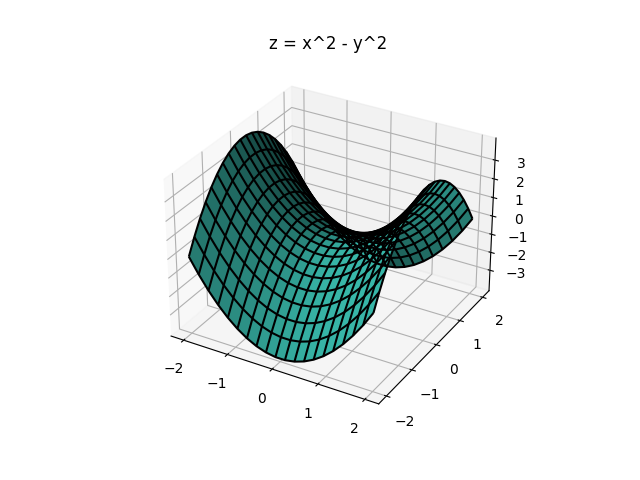

The script that saved this image:
from mpl_toolkits import mplot3d
import numpy as np
import matplotlib.pyplot as plt

x = np.linspace(-2, 2, 20)
y = np.linspace(-2, 2, 20)

X, Y = np.meshgrid(x, y)
Z = X**2 - Y**2

ax = plt.axes(projection='3d')
ax.plot_surface(X, Y, Z, color = '#38B7A9', linewidth = 2)
ax.plot_wireframe(X, Y, Z, color='black')#Grafica alambrica ,muestra la grafica original como una malla trasparente y permite ver mejor la grafica
ax.set_title('z = x^2 - y^2')
plt.savefig('superficie1.png')